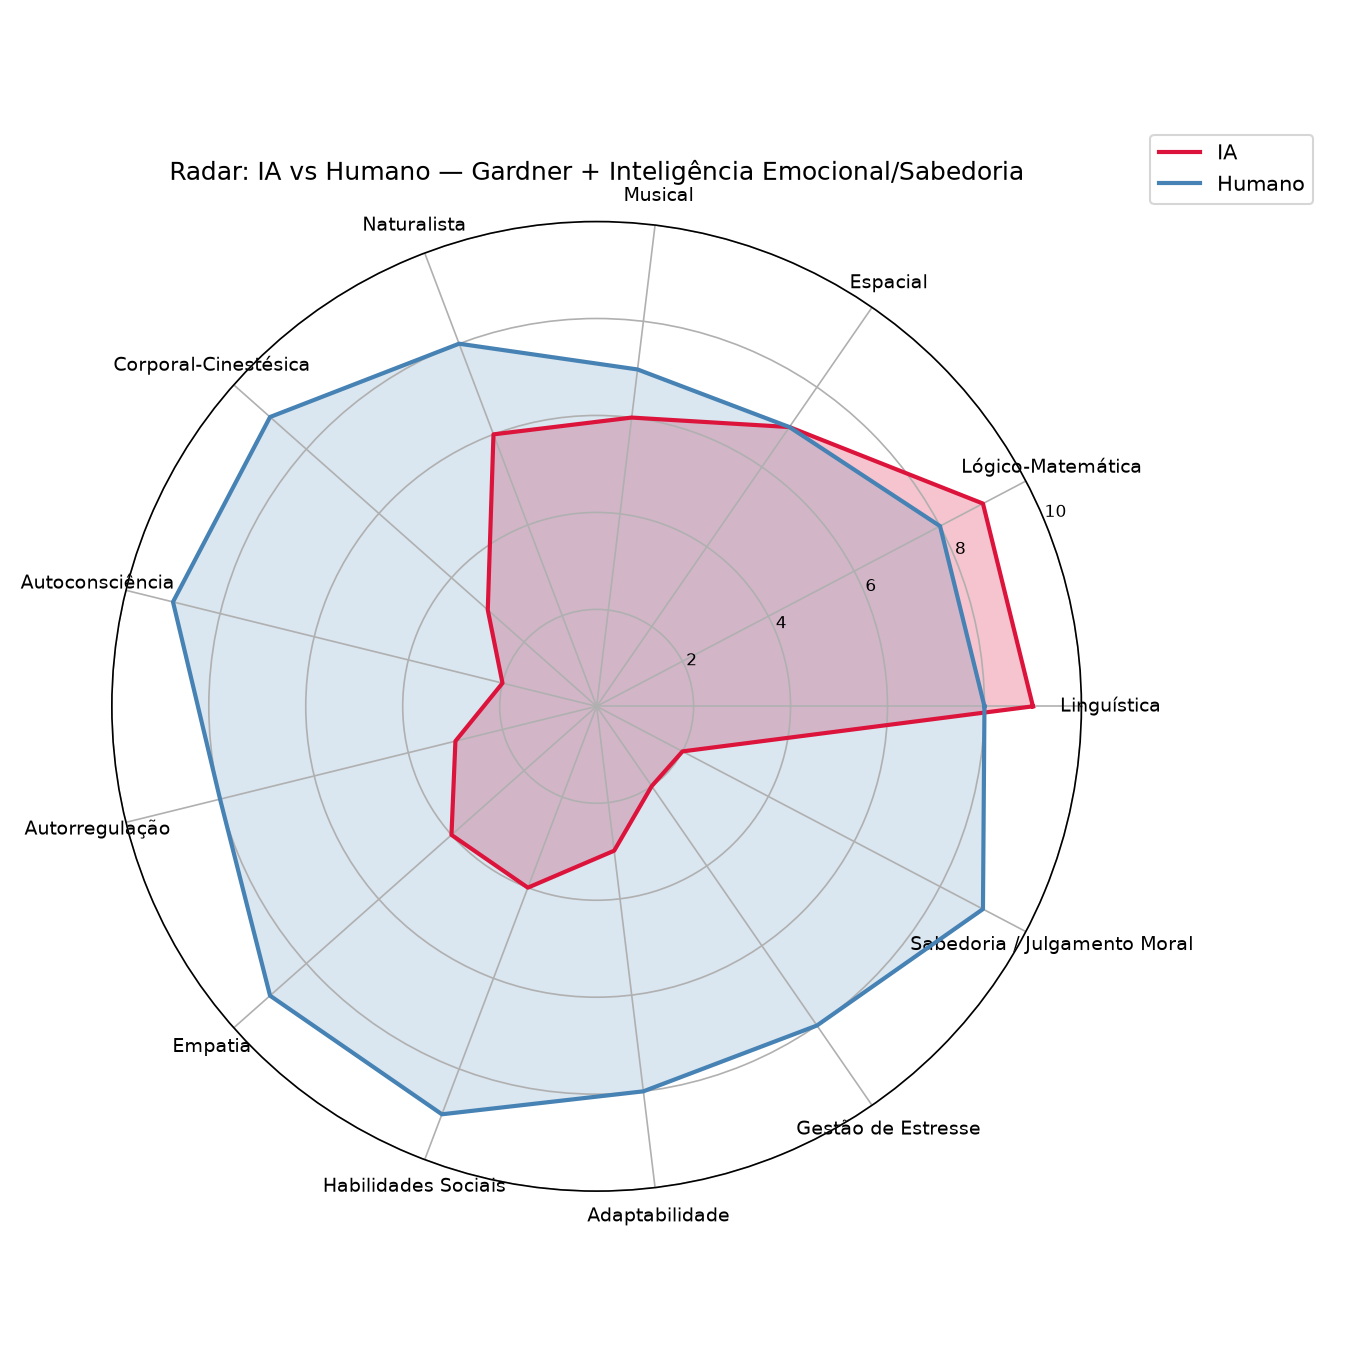

Write Python code to recreate this figure.
import numpy as np
import matplotlib.pyplot as plt

# Dimensões (modelo revisado)
labels = [
    "Linguística", "Lógico-Matemática", "Espacial", "Musical",
    "Naturalista", "Corporal-Cinestésica",
    "Autoconsciência", "Autorregulação", "Empatia",
    "Habilidades Sociais", "Adaptabilidade", "Gestão de Estresse",
    "Sabedoria / Julgamento Moral"
]

ia =     [9, 9, 7, 6, 6, 3, 2, 3, 4, 4, 3, 2, 2]
humano = [8, 8, 7, 7, 8, 9, 9, 8, 9, 9, 8, 8, 9]

N = len(labels)
angles = np.linspace(0, 2*np.pi, N, endpoint=False).tolist()
angles += angles[:1]

ia += ia[:1]
humano += humano[:1]

fig, ax = plt.subplots(figsize=(9, 9), subplot_kw=dict(polar=True))
ax.plot(angles, ia, color="crimson", linewidth=2, label="IA")
ax.fill(angles, ia, color="crimson", alpha=0.25)
ax.plot(angles, humano, color="steelblue", linewidth=2, label="Humano")
ax.fill(angles, humano, color="steelblue", alpha=0.20)

ax.set_xticks(angles[:-1])
ax.set_xticklabels(labels, fontsize=9)
ax.set_ylim(0, 10)
ax.set_yticks([2,4,6,8,10])
ax.set_yticklabels(["2","4","6","8","10"], fontsize=8)
ax.set_title("Radar: IA vs Humano — Gardner + Inteligência Emocional/Sabedoria", pad=20)
ax.legend(loc="upper right", bbox_to_anchor=(1.25, 1.1))
plt.tight_layout()
plt.show()
